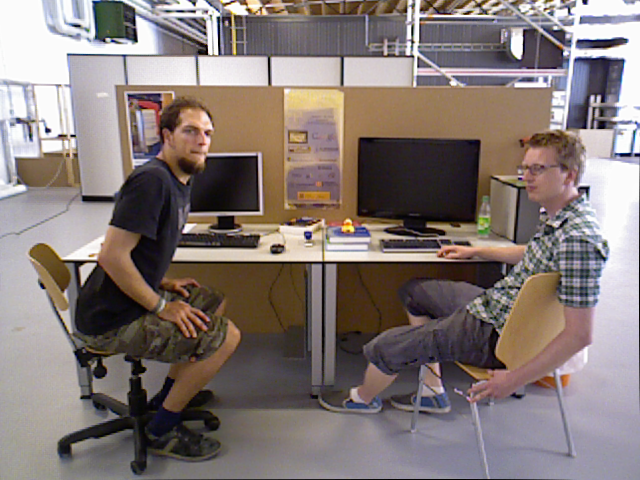
//> input picture src/tests/img1.png, 640 x 480 px
$ ./homography_test_image img1.png img2.png   (built with g++ and OpenCV 4)
//> lines starting //> are read from the running program, lines starting //| are printed output that depends on the picture
#include <iostream>

#include <opencv4/opencv2/core.hpp>
#include <opencv4/opencv2/imgproc.hpp>
#include <opencv4/opencv2/highgui.hpp>

#include <opencv4/opencv2/calib3d.hpp>

#include <opencv4/opencv2/features2d.hpp>

#include "../../include/motion_removal/motion_removal.hpp"


void dev_homography(cv::Mat gray1, cv::Mat gray2) {

    auto start_detector = std::chrono::system_clock::now();

    cv::imshow("gray1", gray1);
    cv::imshow("gray2", gray2);

    cv::Ptr<cv::SiftFeatureDetector> detector = cv::SiftFeatureDetector::create();

    std::vector<cv::KeyPoint> kp1, kp2;
    cv::Mat d1, d2;

    cv::Mat mask = cv::Mat::zeros(gray1.size(), CV_8UC1);
    mask.setTo(255);

    detector->detectAndCompute(gray1, mask, kp1, d1);
    detector->detectAndCompute(gray2, mask, kp2, d2);

    auto flann = cv::FlannBasedMatcher();

    std::vector<cv::DMatch> matches;

    flann.match(d1, d2, matches);

    double max_dist = 0;
    double min_dist = 100;

    //-- Quick calculation of max and min distances between keypoints
    for (auto i = 0; i < d1.rows; i++) {
        double dist = matches[i].distance;
        if (dist < min_dist) {
            min_dist = dist;
        }
        if (dist > max_dist) {
            max_dist = dist;
        }
    }

    std::cout << "-- Max dist : " << max_dist << std::endl;
    std::cout << "-- Min dist : " << min_dist << std::endl;

    //-- Draw only "good" matches (i.e. whose distance is less than 2*min_dist,
    //-- or a small arbitary value ( 0.02 ) in the event that min_dist is very
    //-- small)
    //-- PS.- radiusMatch can also be used here.
    std::vector<cv::DMatch> good_matches;

    for (auto i = 0; i < d1.rows; i++) {
        if (matches[i].distance <= cv::max(2 * min_dist, 0.02)) {
            good_matches.push_back(matches[i]);
        }
    }

    auto stop_detector = std::chrono::system_clock::now();

    cv::Mat points1 = gray1.clone();
    cv::Mat points2 = gray2.clone();
    cv::cvtColor(points1, points1, cv::COLOR_GRAY2BGR);
    cv::cvtColor(points2, points2, cv::COLOR_GRAY2BGR);
    for (auto i = 0; i < matches.size(); i++) {
        auto idx1 = matches[i].queryIdx;
        auto idx2 = matches[i].trainIdx;
        auto c1 = kp1[idx1].pt;
        auto c2 = kp2[idx2].pt;
        cv::circle(points1, c1, 4, {255, 0, 255}, 1);
        cv::circle(points2, c2, 4, {255, 0, 255}, 1);
    }

    cv::imshow("points1", points1);
    cv::imshow("points2", points2);

    //-- Draw all matches
    cv::Mat img_matches;
    cv::drawMatches(gray1, kp1, gray2, kp2, matches, img_matches, cv::Scalar::all(-1), cv::Scalar::all(-1),
               std::vector<char>(), cv::DrawMatchesFlags::NOT_DRAW_SINGLE_POINTS);

    //-- Draw only "good" matches
    cv::Mat good_img_matches = gray2.clone();
    cv::drawMatches(gray1, kp1, gray2, kp2, good_matches, good_img_matches, cv::Scalar::all(-1), cv::Scalar::all(-1),
               std::vector<char>(), cv::DrawMatchesFlags::NOT_DRAW_SINGLE_POINTS);

    // cv::imshow("All Matches", img_matches);
    // cv::imshow("Good Matches", good_img_matches);

    for (size_t i = 0; i < good_matches.size(); i++) {
        std::cout << "-- Good Match [" << i << "] Keypoint 1: " << good_matches[i].queryIdx << "  -- Keypoint 2: " << good_matches[i].trainIdx << std::endl;
    }

    auto delta_detector = std::chrono::duration_cast<std::chrono::milliseconds>(stop_detector - start_detector).count();
    std::cout << "features detection: " << delta_detector << " ms" << std::endl;

    std::vector<cv::Point2f> src;
    std::vector<cv::Point2f> dst;

    for (const auto match: good_matches) {
        src.push_back(kp1[match.queryIdx].pt);
        dst.push_back(kp2[match.trainIdx].pt);
    }

    cv::Mat H = cv::findHomography(src, dst, cv::LMEDS);
    cv::Mat warped;
    cv::warpPerspective(gray2, warped, H, gray2.size());

    cv::imshow("warped", warped);
    cv::imshow("delta", warped - gray2);

    std::cout << H << std::endl;

    cv::waitKey(0);
    cv::waitKey(0);
}


int main(int argc, char** argv) {
    if (argc < 3) {
        std::cout << "usage: ros2 run motion_removal homography_test_image <image1> <image2>" << std::endl;
        return 1;
    }

    cv::Mat img1 = cv::imread(argv[1]);
//> img1 is the input picture: 480 rows x 640 cols, CV_8UC3; mean B, G, R 117.4, 120.4, 132.1
    cv::Mat img2 = cv::imread(argv[2]);
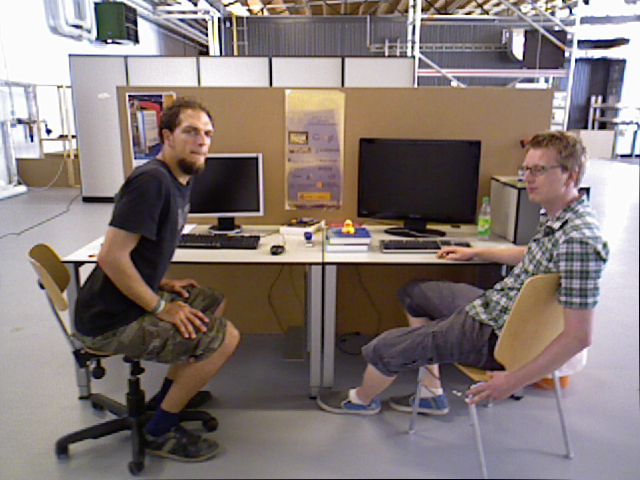
//> input picture src/tests/img2.png, 640 x 480 px
//> img2 is the input picture: 480 rows x 640 cols, CV_8UC3; mean B, G, R 117.4, 120.5, 132.2

    cv::Mat gray1, gray2;
    cv::cvtColor(img1, gray1, cv::COLOR_BGR2GRAY);
    cv::cvtColor(img2, gray2, cv::COLOR_BGR2GRAY);
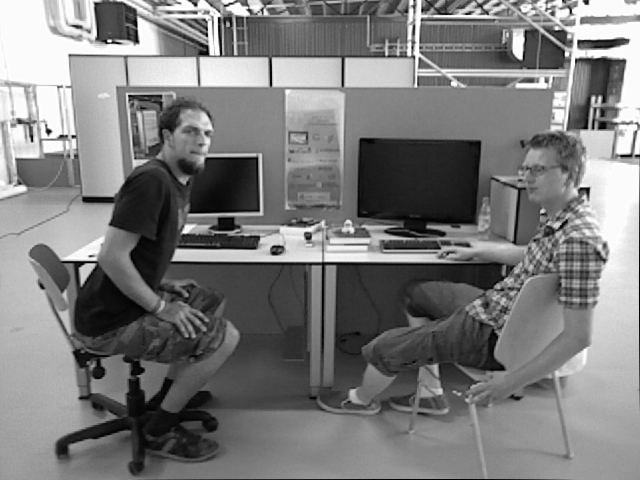
//> gray2: 480 rows x 640 cols, CV_8UC1; min 0, max 255, mean 123.6

#if 1
    dev_homography(gray1, gray2);
//> in dev_homography, `detector->detectAndCompute(gray1, mask, kp1, d1);`: kp1 = 2462 keypoints; strongest (x, y, size): (72, 136, 2.1), (194, 4, 2.5), (193, 11, 2.6), (517, 49, 9.4)
//> in dev_homography, `detector->detectAndCompute(gray2, mask, kp2, d2);`: kp2 = 2392 keypoints; strongest (x, y, size): (48, 131, 3.7), (195, 4, 2.7), (73, 136, 2.4), (219, 19, 2.1)
//> in dev_homography, `flann.match(d1, d2, matches);`: matches = 2462 matches
//> the loop in dev_homography, `for (auto i = 0; i < d1.rows; i++)` made 2462 passes
//> (dist, min_dist, max_dist) on pass 1: (62.83, 62.83, 62.83)
//> (dist, max_dist) on passes 2, 3, 19, 40, 80, 108: (166.6, 166.6), (339.1, 339.1), (349.5, 349.5), (351.5, 351.5), (364.5, 364.5), (392.5, 392.5)
//> after the loop in dev_homography, `for (auto i = 0; i < d1.rows; i++)`: min_dist = 10.44; max_dist = 436.5
//| -- Max dist : 436.452
//| -- Min dist : 10.4403
//> the loop in dev_homography, `for (auto i = 0; i < matches.size(); i++)` made 2462 passes
//> (idx2, c1, c2) on passes 1 to 3: (4, Point(6.52, 82.86), Point(7.78, 83.87)), (5, Point(7.28, 123.2), Point(8.67, 123.6)), (1918, Point(7.28, 123.2), Point(550.7, 16.89))
//> after the loop in dev_homography, `for (auto i = 0; i < matches.size(); i++)`:
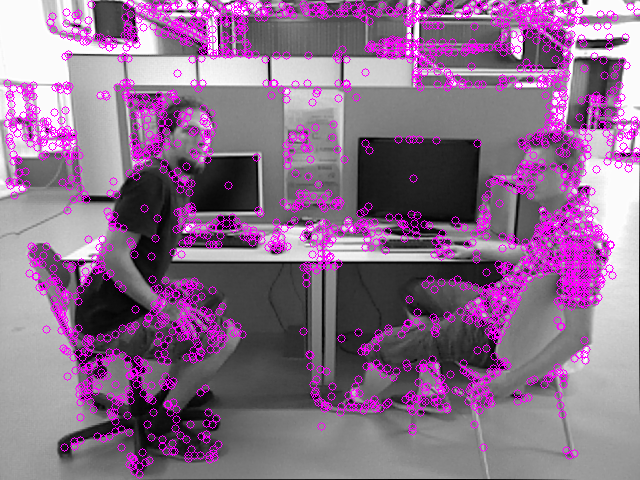
//> points1: 480 rows x 640 cols, CV_8UC3; mean B, G, R 139.3, 109.5, 139.3
//> after the loop in dev_homography, `for (auto i = 0; i < matches.size(); i++)`:
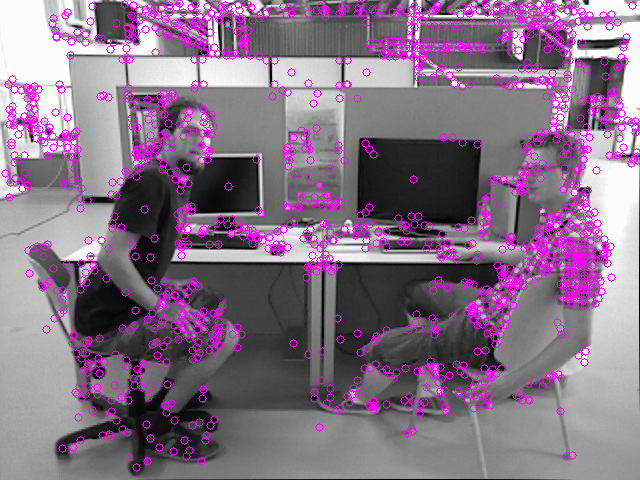
//> points2: 480 rows x 640 cols, CV_8UC3; mean B, G, R 135.5, 112.8, 135.5
//> in dev_homography, `cv::drawMatches(gray1, kp1, gray2, kp2, matches, img_matches, cv::Scal..`:
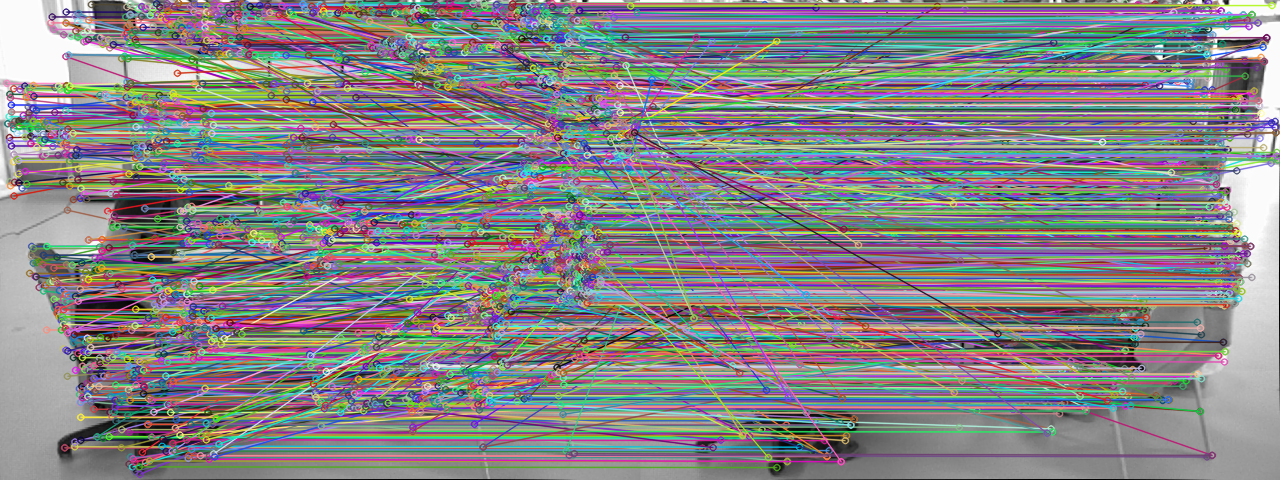
//> img_matches: 480 rows x 1280 cols, CV_8UC3; mean B, G, R 133.6, 132.2, 133.4
//> in dev_homography, `cv::drawMatches(gray1, kp1, gray2, kp2, good_matches, good_img_matches..`:
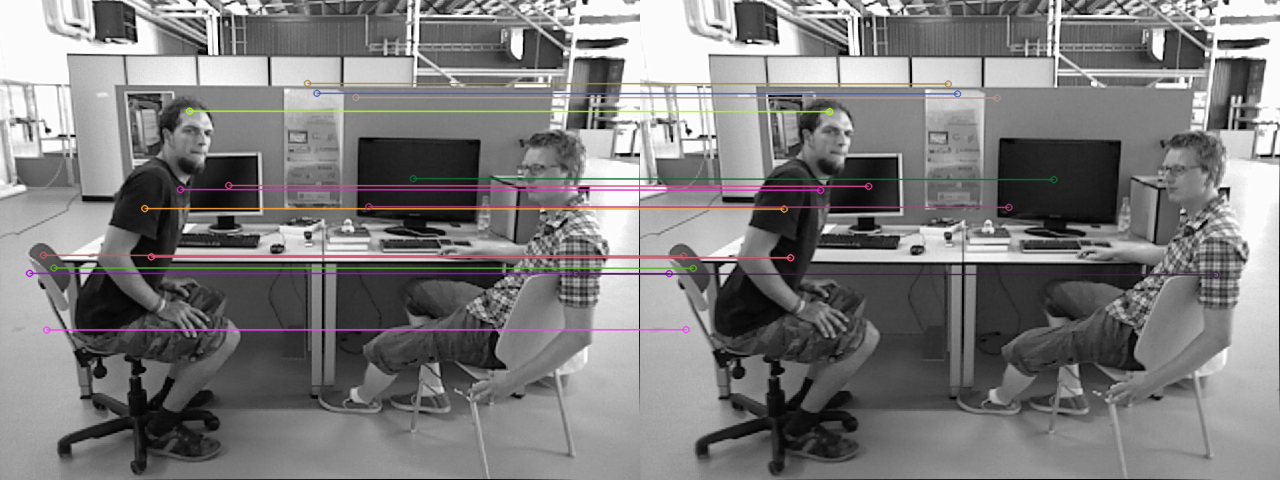
//> good_img_matches: 480 rows x 1280 cols, CV_8UC3; mean B, G, R 123.5, 123.1, 124.5
//> the loop in dev_homography, `for (size_t i = 0; i < good_matches.size(); i++)` made 16 passes
//| -- Good Match [0] Keypoint 1: 49  -- Keypoint 2: 50
//| -- Good Match [1] Keypoint 1: 83  -- Keypoint 2: 79
//| -- Good Match [2] Keypoint 1: 92  -- Keypoint 2: 88
//| -- Good Match [3] Keypoint 1: 104  -- Keypoint 2: 102
//| -- Good Match [4] Keypoint 1: 470  -- Keypoint 2: 390
//| -- Good Match [5] Keypoint 1: 503  -- Keypoint 2: 422
//| -- Good Match [6] Keypoint 1: 504  -- Keypoint 2: 423
//| -- Good Match [7] Keypoint 1: 655  -- Keypoint 2: 562
//> (output is shown up to pass 8 of 16)
//> the loop in dev_homography, `for (const auto match: good_matches)` made 16 passes
//> in dev_homography, `cv::Mat H = cv::findHomography(src, dst, cv::LMEDS);`: H = [[0.985, -0.00937, 2.42], [-0.00374, 0.989, 1.53], [-3.37e-05, -2.06e-05, 1]]
//> in dev_homography, `cv::imshow("delta", warped - gray2);`:
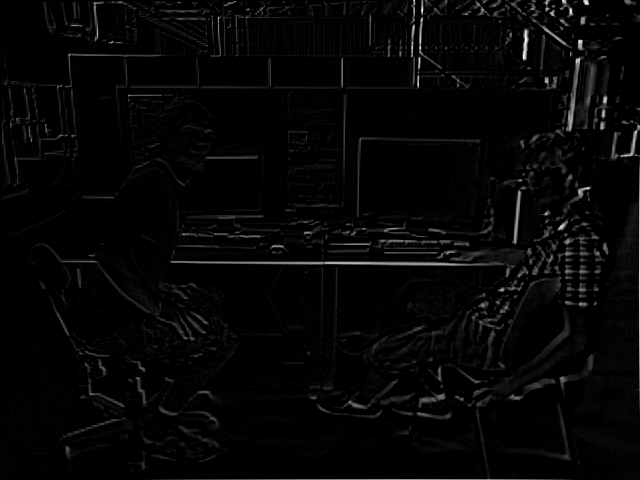
//> window 'delta': 480 rows x 640 cols, CV_8UC1; min 0, max 251, mean 5.9
//| [0.9849266514103777, -0.009370306768617347, 2.415147405770819;
//|  -0.003740128106662801, 0.9894743339836298, 1.532091493415777;
//|  -3.37222606995076e-05, -2.056521677782884e-05, 1]
#else
    // motion_removal::calcHomography(gray1, gray2, false);
#endif
}
